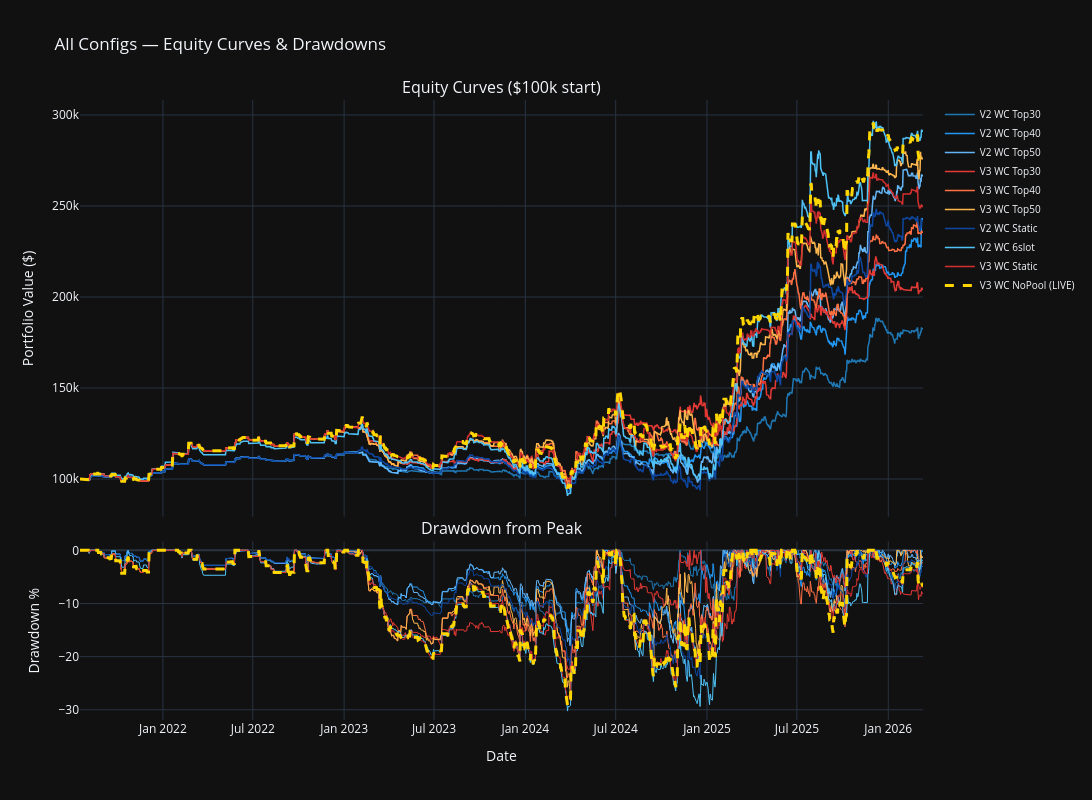

Write notebook code for a chart like this one.
### Markdown cell above
---
## 3. Equity Curves

### Code cell
# Color scheme: V2 = blues, V3 = reds/oranges
COLOR_MAP = {
    "V2 WC Top30": "#1f77b4",
    "V2 WC Top40": "#2196F3",
    "V2 WC Top50": "#64B5F6",
    "V2 WC Static": "#0D47A1",
    "V2 WC 6slot": "#4FC3F7",
    "V3 WC Top30": "#e53935",
    "V3 WC Top40": "#FF7043",
    "V3 WC Top50": "#FFB74D",
    "V3 WC Static": "#D32F2F",
    "V3 WC NoPool": "#FFD600",  # Live config — bright yellow
}

LIVE_CONFIG = "V3 WC NoPool"

fig = make_subplots(
    rows=2, cols=1, shared_xaxes=True,
    row_heights=[0.7, 0.3],
    vertical_spacing=0.04,
    subplot_titles=("Equity Curves ($100k start)", "Drawdown from Peak")
)

for label in equity_curves:
    eq = equity_curves[label]
    dd = dd_series[label]
    color = COLOR_MAP.get(label, "gray")
    is_live = label == LIVE_CONFIG
    width = 3 if is_live else 1.5
    dash = "dash" if is_live else "solid"
    legend_name = f"{label} (LIVE)" if is_live else label

    fig.add_trace(
        go.Scatter(
            x=eq.index, y=eq.values,
            name=legend_name, line=dict(color=color, width=width, dash=dash),
            hovertemplate="%{x|%Y-%m-%d}<br>$%{y:,.0f}<extra>" + label + "</extra>",
        ),
        row=1, col=1,
    )

    fig.add_trace(
        go.Scatter(
            x=dd.index, y=dd.values * 100,
            name=label, line=dict(color=color, width=width if is_live else 1, dash=dash),
            showlegend=False,
            hovertemplate="%{x|%Y-%m-%d}<br>%{y:.1f}%<extra>" + label + "</extra>",
        ),
        row=2, col=1,
    )

fig.update_yaxes(title_text="Portfolio Value ($)", row=1, col=1)
fig.update_yaxes(title_text="Drawdown %", row=2, col=1)
fig.update_xaxes(title_text="Date", row=2, col=1)
fig.update_layout(
    height=800, width=1200,
    title="All Configs — Equity Curves & Drawdowns",
    legend=dict(font=dict(size=10)),
    hovermode="x unified",
)
fig.show()

### Figure 1 — Plotly figure (JSON) as saved in the notebook; plotly's stock layout.template omitted (floating-point values rounded to 4 significant figures; data arrays with more than 128 entries replaced by an {"elided": "..."} marker saying what was removed)
{"data": [{"hovertemplate": "%{x|%Y-%m-%d}<br>$%{y:,.0f}<extra>V2 WC Top30</extra>", "line": {"color": "#1f77b4", "dash": "solid", "width": 1.5}, "name": "V2 WC Top30", "type": "scatter", "x": {"elided": "1699 str values"}, "xaxis": "x", "y": {"elided": "1699 float values"}, "yaxis": "y"}, {"hovertemplate": "%{x|%Y-%m-%d}<br>%{y:.1f}%<extra>V2 WC Top30</extra>", "line": {"color": "#1f77b4", "dash": "solid", "width": 1}, "name": "V2 WC Top30", "showlegend": false, "type": "scatter", "x": {"elided": "1699 str values"}, "xaxis": "x2", "y": {"elided": "1699 float values"}, "yaxis": "y2"}, {"hovertemplate": "%{x|%Y-%m-%d}<br>$%{y:,.0f}<extra>V2 WC Top40</extra>", "line": {"color": "#2196F3", "dash": "solid", "width": 1.5}, "name": "V2 WC Top40", "type": "scatter", "x": {"elided": "1699 str values"}, "xaxis": "x", "y": {"elided": "1699 float values"}, "yaxis": "y"}, {"hovertemplate": "%{x|%Y-%m-%d}<br>%{y:.1f}%<extra>V2 WC Top40</extra>", "line": {"color": "#2196F3", "dash": "solid", "width": 1}, "name": "V2 WC Top40", "showlegend": false, "type": "scatter", "x": {"elided": "1699 str values"}, "xaxis": "x2", "y": {"elided": "1699 float values"}, "yaxis": "y2"}, {"hovertemplate": "%{x|%Y-%m-%d}<br>$%{y:,.0f}<extra>V2 WC Top50</extra>", "line": {"color": "#64B5F6", "dash": "solid", "width": 1.5}, "name": "V2 WC Top50", "type": "scatter", "x": {"elided": "1699 str values"}, "xaxis": "x", "y": {"elided": "1699 float values"}, "yaxis": "y"}, {"hovertemplate": "%{x|%Y-%m-%d}<br>%{y:.1f}%<extra>V2 WC Top50</extra>", "line": {"color": "#64B5F6", "dash": "solid", "width": 1}, "name": "V2 WC Top50", "showlegend": false, "type": "scatter", "x": {"elided": "1699 str values"}, "xaxis": "x2", "y": {"elided": "1699 float values"}, "yaxis": "y2"}, {"hovertemplate": "%{x|%Y-%m-%d}<br>$%{y:,.0f}<extra>V3 WC Top30</extra>", "line": {"color": "#e53935", "dash": "solid", "width": 1.5}, "name": "V3 WC Top30", "type": "scatter", "x": {"elided": "1699 str values"}, "xaxis": "x", "y": {"elided": "1699 float values"}, "yaxis": "y"}, {"hovertemplate": "%{x|%Y-%m-%d}<br>%{y:.1f}%<extra>V3 WC Top30</extra>", "line": {"color": "#e53935", "dash": "solid", "width": 1}, "name": "V3 WC Top30", "showlegend": false, "type": "scatter", "x": {"elided": "1699 str values"}, "xaxis": "x2", "y": {"elided": "1699 float values"}, "yaxis": "y2"}, {"hovertemplate": "%{x|%Y-%m-%d}<br>$%{y:,.0f}<extra>V3 WC Top40</extra>", "line": {"color": "#FF7043", "dash": "solid", "width": 1.5}, "name": "V3 WC Top40", "type": "scatter", "x": {"elided": "1699 str values"}, "xaxis": "x", "y": {"elided": "1699 float values"}, "yaxis": "y"}, {"hovertemplate": "%{x|%Y-%m-%d}<br>%{y:.1f}%<extra>V3 WC Top40</extra>", "line": {"color": "#FF7043", "dash": "solid", "width": 1}, "name": "V3 WC Top40", "showlegend": false, "type": "scatter", "x": {"elided": "1699 str values"}, "xaxis": "x2", "y": {"elided": "1699 float values"}, "yaxis": "y2"}, {"hovertemplate": "%{x|%Y-%m-%d}<br>$%{y:,.0f}<extra>V3 WC Top50</extra>", "line": {"color": "#FFB74D", "dash": "solid", "width": 1.5}, "name": "V3 WC Top50", "type": "scatter", "x": {"elided": "1699 str values"}, "xaxis": "x", "y": {"elided": "1699 float values"}, "yaxis": "y"}, {"hovertemplate": "%{x|%Y-%m-%d}<br>%{y:.1f}%<extra>V3 WC Top50</extra>", "line": {"color": "#FFB74D", "dash": "solid", "width": 1}, "name": "V3 WC Top50", "showlegend": false, "type": "scatter", "x": {"elided": "1699 str values"}, "xaxis": "x2", "y": {"elided": "1699 float values"}, "yaxis": "y2"}, {"hovertemplate": "%{x|%Y-%m-%d}<br>$%{y:,.0f}<extra>V2 WC Static</extra>", "line": {"color": "#0D47A1", "dash": "solid", "width": 1.5}, "name": "V2 WC Static", "type": "scatter", "x": {"elided": "1699 str values"}, "xaxis": "x", "y": {"elided": "1699 float values"}, "yaxis": "y"}, {"hovertemplate": "%{x|%Y-%m-%d}<br>%{y:.1f}%<extra>V2 WC Static</extra>", "line": {"color": "#0D47A1", "dash": "solid", "width": 1}, "name": "V2 WC Static", "showlegend": false, "type": "scatter", "x": {"elided": "1699 str values"}, "xaxis": "x2", "y": {"elided": "1699 float values"}, "yaxis": "y2"}, {"hovertemplate": "%{x|%Y-%m-%d}<br>$%{y:,.0f}<extra>V2 WC 6slot</extra>", "line": {"color": "#4FC3F7", "dash": "solid", "width": 1.5}, "name": "V2 WC 6slot", "type": "scatter", "x": {"elided": "1699 str values"}, "xaxis": "x", "y": {"elided": "1699 float values"}, "yaxis": "y"}, {"hovertemplate": "%{x|%Y-%m-%d}<br>%{y:.1f}%<extra>V2 WC 6slot</extra>", "line": {"color": "#4FC3F7", "dash": "solid", "width": 1}, "name": "V2 WC 6slot", "showlegend": false, "type": "scatter", "x": {"elided": "1699 str values"}, "xaxis": "x2", "y": {"elided": "1699 float values"}, "yaxis": "y2"}, {"hovertemplate": "%{x|%Y-%m-%d}<br>$%{y:,.0f}<extra>V3 WC Static</extra>", "line": {"color": "#D32F2F", "dash": "solid", "width": 1.5}, "name": "V3 WC Static", "type": "scatter", "x": {"elided": "1699 str values"}, "xaxis": "x", "y": {"elided": "1699 float values"}, "yaxis": "y"}, {"hovertemplate": "%{x|%Y-%m-%d}<br>%{y:.1f}%<extra>V3 WC Static</extra>", "line": {"color": "#D32F2F", "dash": "solid", "width": 1}, "name": "V3 WC Static", "showlegend": false, "type": "scatter", "x": {"elided": "1699 str values"}, "xaxis": "x2", "y": {"elided": "1699 float values"}, "yaxis": "y2"}, {"hovertemplate": "%{x|%Y-%m-%d}<br>$%{y:,.0f}<extra>V3 WC NoPool</extra>", "line": {"color": "#FFD600", "dash": "dash", "width": 3}, "name": "V3 WC NoPool (LIVE)", "type": "scatter", "x": {"elided": "1699 str values"}, "xaxis": "x", "y": {"elided": "1699 float values"}, "yaxis": "y"}, {"hovertemplate": "%{x|%Y-%m-%d}<br>%{y:.1f}%<extra>V3 WC NoPool</extra>", "line": {"color": "#FFD600", "dash": "dash", "width": 3}, "name": "V3 WC NoPool", "showlegend": false, "type": "scatter", "x": {"elided": "1699 str values"}, "xaxis": "x2", "y": {"elided": "1699 float values"}, "yaxis": "y2"}], "layout": {"annotations": [{"font": {"size": 16}, "showarrow": false, "text": "Equity Curves ($100k start)", "x": 0.5, "xanchor": "center", "xref": "paper", "y": 1.0, "yanchor": "bottom", "yref": "paper"}, {"font": {"size": 16}, "showarrow": false, "text": "Drawdown from Peak", "x": 0.5, "xanchor": "center", "xref": "paper", "y": 0.288, "yanchor": "bottom", "yref": "paper"}], "height": 800, "hovermode": "x unified", "legend": {"font": {"size": 10}}, "title": {"text": "All Configs — Equity Curves & Drawdowns"}, "width": 1200, "xaxis": {"anchor": "y", "domain": [0.0, 1.0], "matches": "x2", "showticklabels": false}, "xaxis2": {"anchor": "y2", "domain": [0.0, 1.0], "title": {"text": "Date"}}, "yaxis": {"anchor": "x", "domain": [0.328, 1.0], "title": {"text": "Portfolio Value ($)"}}, "yaxis2": {"anchor": "x2", "domain": [0.0, 0.288], "title": {"text": "Drawdown %"}}}}
